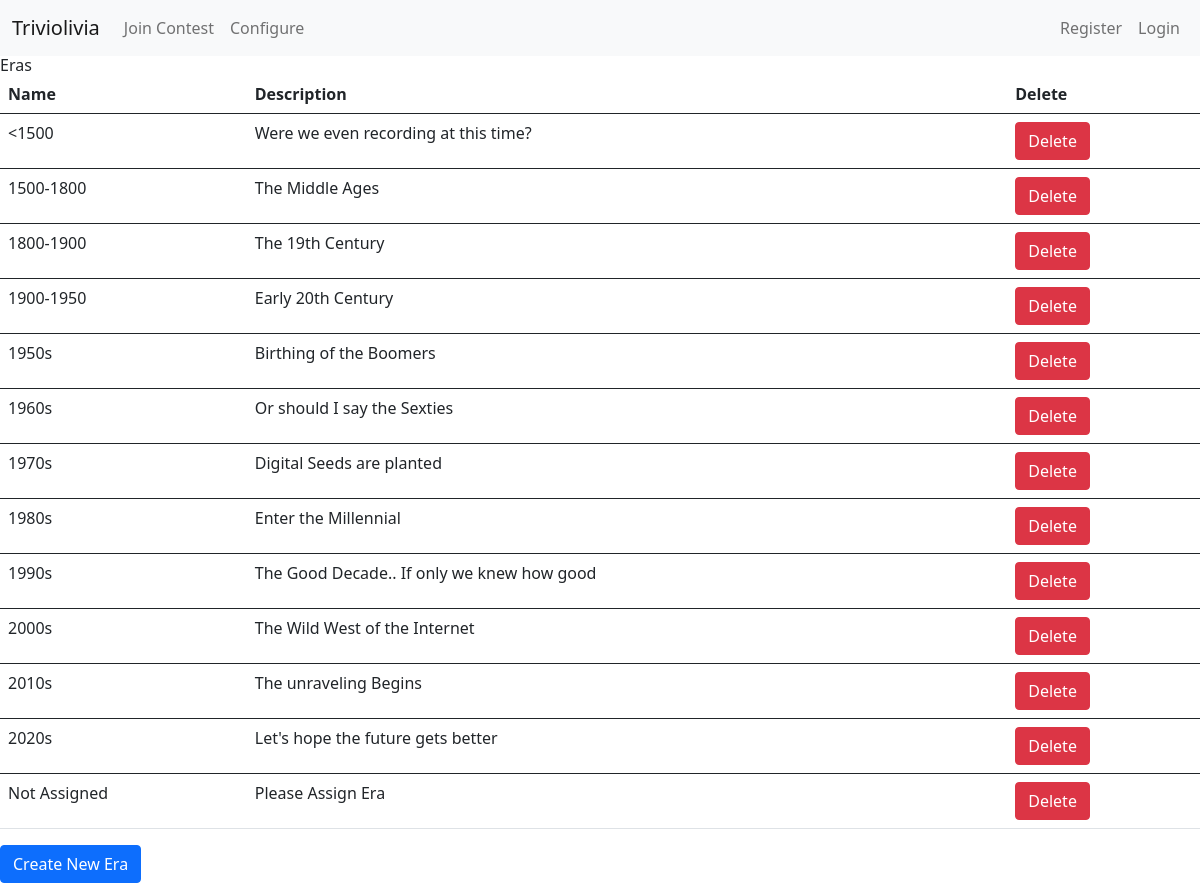
/configure/era/, run on the app's committed database.
### configure/models.py (models this page shows, shortened)
class Era(models.Model):
    name = models.CharField(max_length=64, unique=True)
    description = models.CharField(max_length=256, blank=True, null=True)
    class Meta:
        verbose_name_plural = "Eras"

### configure/views.py (the view)
# urls.py: path('era/', EraListView.as_view(), name='era-list'),
class EraListView(ListView):
    model = Era
    template_name = 'configure/era_list.html'
    context_object_name = 'eras'
    paginate_by = 25

### configure/templates/configure/era_list.html
{% extends 'base.html' %}
{% block content %}
<h1>Eras</h1>
<table class="table">
    <thead>
        <tr>
            <th>Name</th>
            <th>Description</th>
            <th>Delete</th>
        </tr>
    </thead>
{% for era in object_list %}
    <tbody>
        <tr>
            <td><a href="{% url 'configure:era-update' era.id %}">{{ era.name }}</a></td>
            <td>{{ era.description }}</td>
            <td>
                <a href="{% url 'configure:era-delete' era.id %}">
                    <button class="btn btn-danger">Delete</button>
                </a>
            </td>
        </tr>
    </tbody>
{% empty %}
    No Eras yet.
{% endfor %}
</table>
<a href="{% url 'configure:era-create' %}">
    <button class="btn btn-primary">Create New Era</button>
</a>
{% endblock %}

### data on the page
Era: name "<1500", description "Were we even recording at this time?"
Era: name "1500-1800", description "The Middle Ages"
Era: name "1800-1900", description "The 19th Century"
Era: name "1900-1950", description "Early 20th Century"
Era: name "1950s", description "Birthing of the Boomers"
Era: name "1960s", description "Or should I say the Sexties"
Era: name "1970s", description "Digital Seeds are planted"
Era: name "1980s", description "Enter the Millennial"
Era: name "1990s", description "The Good Decade.. If only we knew how good"
Era: name "2000s", description "The Wild West of the Internet"
Era: name "2010s", description "The unraveling Begins"
Era: name "2020s", description "Let's hope the future gets better"
Era: name "Not Assigned", description "Please Assign Era"
